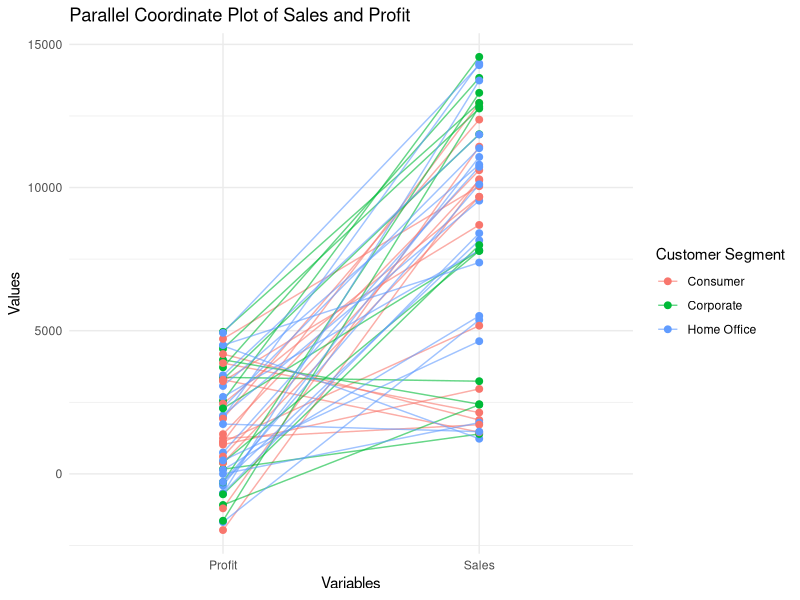
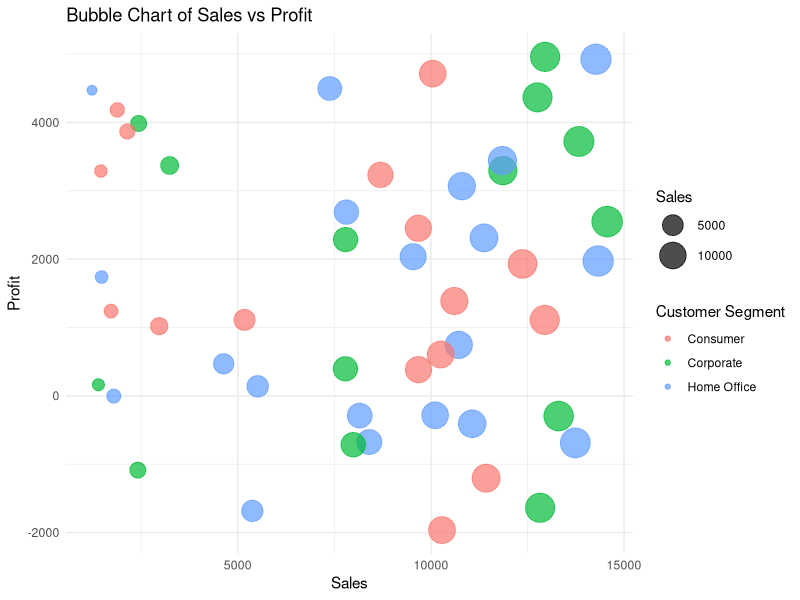
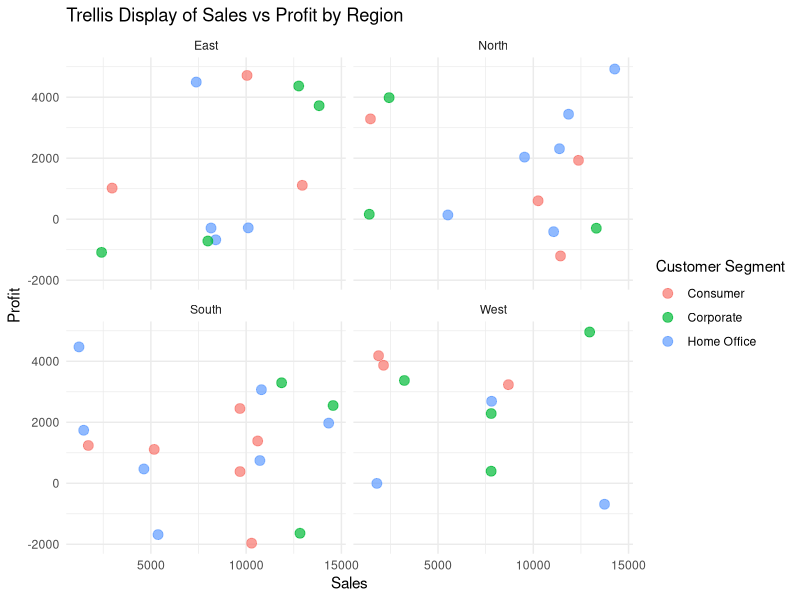

These figures' R source, in order:

print("Vikasini M,23BAD127")

library(ggplot2)
library(dplyr)
library(tidyr)

retail_data <- read.csv("6.retail_business.csv")

str(retail_data)

retail_data <- retail_data %>%
  mutate(
    Region = as.factor(Region),
    Customer_Segment = as.factor(Customer_Segment)
  )


parallel_data <- retail_data %>%
  select(Order_ID, Sales, Profit, Customer_Segment) %>%
  pivot_longer(
    cols = c(Sales, Profit),
    names_to = "Variable",
    values_to = "Value"
  )

ggplot(parallel_data,
       aes(
         x = Variable,
         y = Value,
         group = interaction(Order_ID, Customer_Segment),
         color = Customer_Segment
       )) +
  geom_line(alpha = 0.6) +
  geom_point(size = 2) +
  labs(
    title = "Parallel Coordinate Plot of Sales and Profit",
    x = "Variables",
    y = "Values",
    color = "Customer Segment"
  ) +
  theme_minimal()

ggplot(retail_data, aes(
  x = Sales,
  y = Profit,
  size = Sales,
  color = Customer_Segment
)) +
  geom_point(alpha = 0.7) +
  scale_size_continuous(range = c(3, 10)) +
  labs(
    title = "Bubble Chart of Sales vs Profit",
    x = "Sales",
    y = "Profit",
    size = "Sales",
    color = "Customer Segment"
  ) +
  theme_minimal()


ggplot(retail_data, aes(
  x = Sales,
  y = Profit,
  color = Customer_Segment
)) +
  geom_point(size = 3, alpha = 0.7) +
  facet_wrap(~ Region) +
  labs(
    title = "Trellis Display of Sales vs Profit by Region",
    x = "Sales",
    y = "Profit",
    color = "Customer Segment"
  ) +
  theme_minimal()